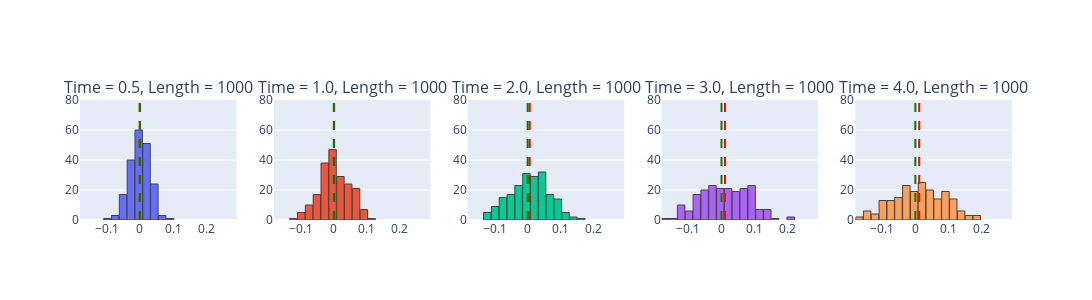

Here is the notebook cell this chart was saved with:
### Code cell
get_histograms2(error_ns_dict_time_1, theoretical_ns_error_dict)

### Figure 1 — Plotly figure (JSON) as saved in the notebook; plotly's stock layout.template omitted (floating-point values rounded to 4 significant figures; data arrays with more than 128 entries replaced by an {"elided": "..."} marker saying what was removed)
{"data": [{"marker": {"line": {"width": 1}}, "name": "Length 1000, Time 0.5", "type": "histogram", "x": {"elided": "200 float values"}, "xaxis": "x", "xbins": {"end": 0.2922, "size": 0.02367, "start": -0.1812}, "yaxis": "y"}, {"marker": {"line": {"width": 1}}, "name": "Length 1000, Time 1.0", "type": "histogram", "x": {"elided": "200 float values"}, "xaxis": "x2", "xbins": {"end": 0.2922, "size": 0.02367, "start": -0.1812}, "yaxis": "y2"}, {"marker": {"line": {"width": 1}}, "name": "Length 1000, Time 2.0", "type": "histogram", "x": {"elided": "200 float values"}, "xaxis": "x3", "xbins": {"end": 0.2922, "size": 0.02367, "start": -0.1812}, "yaxis": "y3"}, {"marker": {"line": {"width": 1}}, "name": "Length 1000, Time 3.0", "type": "histogram", "x": {"elided": "200 float values"}, "xaxis": "x4", "xbins": {"end": 0.2922, "size": 0.02367, "start": -0.1812}, "yaxis": "y4"}, {"marker": {"line": {"width": 1}}, "name": "Length 1000, Time 4.0", "type": "histogram", "x": {"elided": "200 float values"}, "xaxis": "x5", "xbins": {"end": 0.2922, "size": 0.02367, "start": -0.1812}, "yaxis": "y5"}], "layout": {"annotations": [{"font": {"size": 16}, "showarrow": false, "text": "Time = 0.5, Length = 1000", "x": 0.084, "xanchor": "center", "xref": "paper", "y": 1, "yanchor": "bottom", "yref": "paper"}, {"font": {"size": 16}, "showarrow": false, "text": "Time = 1.0, Length = 1000", "x": 0.292, "xanchor": "center", "xref": "paper", "y": 1, "yanchor": "bottom", "yref": "paper"}, {"font": {"size": 16}, "showarrow": false, "text": "Time = 2.0, Length = 1000", "x": 0.5, "xanchor": "center", "xref": "paper", "y": 1, "yanchor": "bottom", "yref": "paper"}, {"font": {"size": 16}, "showarrow": false, "text": "Time = 3.0, Length = 1000", "x": 0.708, "xanchor": "center", "xref": "paper", "y": 1, "yanchor": "bottom", "yref": "paper"}, {"font": {"size": 16}, "showarrow": false, "text": "Time = 4.0, Length = 1000", "x": 0.916, "xanchor": "center", "xref": "paper", "y": 1, "yanchor": "bottom", "yref": "paper"}], "bargap": 0.05, "height": 300, "shapes": [{"line": {"color": "red", "dash": "dash", "width": 2}, "type": "line", "x0": -0.0008374, "x1": -0.0008374, "xref": "x", "y0": 0, "y1": 1, "yref": "y domain"}, {"line": {"color": "green", "dash": "dash", "width": 2}, "type": "line", "x0": 0, "x1": 0, "xref": "x", "y0": 0, "y1": 1, "yref": "y domain"}, {"line": {"color": "red", "dash": "dash", "width": 2}, "type": "line", "x0": 0.001054, "x1": 0.001054, "xref": "x2", "y0": 0, "y1": 1, "yref": "y2 domain"}, {"line": {"color": "green", "dash": "dash", "width": 2}, "type": "line", "x0": 0, "x1": 0, "xref": "x2", "y0": 0, "y1": 1, "yref": "y2 domain"}, {"line": {"color": "red", "dash": "dash", "width": 2}, "type": "line", "x0": 0.006214, "x1": 0.006214, "xref": "x3", "y0": 0, "y1": 1, "yref": "y3 domain"}, {"line": {"color": "green", "dash": "dash", "width": 2}, "type": "line", "x0": 0, "x1": 0, "xref": "x3", "y0": 0, "y1": 1, "yref": "y3 domain"}, {"line": {"color": "red", "dash": "dash", "width": 2}, "type": "line", "x0": 0.01041, "x1": 0.01041, "xref": "x4", "y0": 0, "y1": 1, "yref": "y4 domain"}, {"line": {"color": "green", "dash": "dash", "width": 2}, "type": "line", "x0": 0, "x1": 0, "xref": "x4", "y0": 0, "y1": 1, "yref": "y4 domain"}, {"line": {"color": "red", "dash": "dash", "width": 2}, "type": "line", "x0": 0.01176, "x1": 0.01176, "xref": "x5", "y0": 0, "y1": 1, "yref": "y5 domain"}, {"line": {"color": "green", "dash": "dash", "width": 2}, "type": "line", "x0": 0, "x1": 0, "xref": "x5", "y0": 0, "y1": 1, "yref": "y5 domain"}], "showlegend": false, "width": 1500, "xaxis": {"anchor": "y", "domain": [0, 0.168], "range": [-0.1812, 0.2922]}, "xaxis2": {"anchor": "y2", "domain": [0.208, 0.376], "range": [-0.1812, 0.2922]}, "xaxis3": {"anchor": "y3", "domain": [0.416, 0.584], "range": [-0.1812, 0.2922]}, "xaxis4": {"anchor": "y4", "domain": [0.624, 0.792], "range": [-0.1812, 0.2922]}, "xaxis5": {"anchor": "y5", "domain": [0.832, 1], "range": [-0.1812, 0.2922]}, "yaxis": {"anchor": "x", "domain": [0, 1], "range": [0, 80]}, "yaxis2": {"anchor": "x2", "domain": [0, 1], "range": [0, 80]}, "yaxis3": {"anchor": "x3", "domain": [0, 1], "range": [0, 80]}, "yaxis4": {"anchor": "x4", "domain": [0, 1], "range": [0, 80]}, "yaxis5": {"anchor": "x5", "domain": [0, 1], "range": [0, 80]}}}
